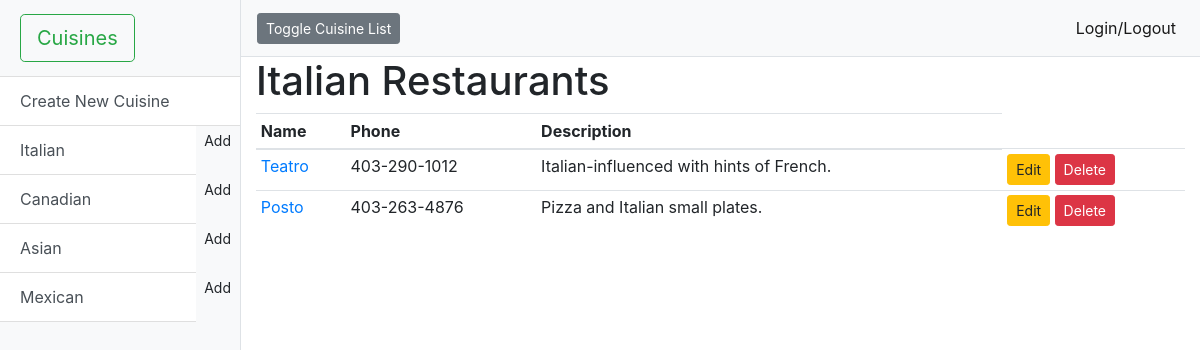
The page /cuisines/1/ on the database its author committed.
### db_setup.py (models this page shows)
class Cuisine(Base):
    __tablename__ = 'cuisine'  # Table in the database
    id = Column(Integer, primary_key=True)
    name = Column(String(80), nullable=False)

class Restaurant(Base):
    __tablename__ = 'restaurant'
    name = Column(String(80), nullable=False)
    id = Column(Integer, primary_key=True)
    description = Column(String(250))
    phone = Column(String(20))
    website = Column(String(30))
    address = Column(String(250))
    review = Column(String(3))  # would you eat here again? yes/no
    cuisine_id = Column(Integer, ForeignKey('cuisine.id'))
    cuisine = relationship(Cuisine)  # Relationship to the actual class

### catalog.py (the view)
@app.route('/cuisines/<int:cuisine_id>/', methods=['GET'])
@app.route('/cuisines/<int:cuisine_id>/restaurant/', methods=['GET'])
def showRestaurants(cuisine_id):
    cuisines = session.query(Cuisine).all()
    cuisineName  = session.query(Cuisine).filter_by(id=cuisine_id).one()
    restaurants = session.query(Restaurant).filter_by(cuisine_id=cuisine_id)
    return render_template('restaurants.html', title='Restaurant Catalog', cuisines=cuisines, restaurants=restaurants, cuisineName=cuisineName)

### templates/restaurants.html (shortened to what this page needs)
<!DOCTYPE html>
<html lang="en">
<head>
    <link href="/static/vendor/bootstrap/css/bootstrap.min.css" rel="stylesheet">
    <link href="/static/simple-sidebar.css" rel="stylesheet">
</head>
<body>
<div class="d-flex" id="wrapper">
    <div class="bg-light border-right" id="sidebar-wrapper">
        <div class="sidebar-heading"><a href="/" class="btn btn-outline-success btn-lg" data-toggle="tooltip"
                                        data-placement="top" title="Homepage">Cuisines</a></div>
        <div class="list-group list-group-flush">
            <a href="/cuisines/new/" class="list-group-item list-group-item-action btn btn-success" role="button">Create
                New Cuisine</a>
            {% for cuisine in cuisines %}
            <div class="btn-group" role="group" aria-label="Modify Cuisine"></a>
                <a href="/cuisines/{{ cuisine.id }}/" class="btn list-group-item list-group-item-action btn btn-light"
                   role="button">{{ cuisine.name }}</a>
                <a href="/cuisines/{{ cuisine.id }}/restaurant/new/" class="btn btn-sm" role="button"
                   data-toggle="tooltip" data-placement="top"
                   title="Add new restaurant into {{ cuisine.name }} Cuisine">Add</a>
            </div>
            {% endfor %}
        </div>
    </div>
    <div id="page-content-wrapper">
        <nav class="navbar navbar-expand-lg navbar-light bg-light border-bottom">
            <button class="btn btn-secondary btn-sm" id="menu-toggle">Toggle Cuisine List</button>&nbsp;
            <div class="collapse navbar-collapse" id="navbarSupportedContent">
                <ul class="navbar-nav ml-auto mt-2 mt-lg-0">
                    <li class="nav-item active">
                        <a class="nav-link" href="#">Login/Logout <span class="sr-only">(current)</span></a>
                    </li>
                </ul>
            </div>
        </nav>
        <div class="container-fluid">
            <h1>{{ cuisineName.name }} Restaurants</h1>
            {% if restaurants.count() ==0 %}
            <div class="alert alert-danger" role="alert">
                There are no restaurants under this cuisine yet! <br> Use the "Add" button next to the cuisine name on
                the left menu bar.
            </div>
            {% else %}
            <table class="table table-sm table-hover">
                <thead>
                <tr>
                    <th scope="col">Name</th>
                    <th scope="col">Phone</th>
                    <th scope="col">Description</th>
                </tr>
                </thead>
                <tbody>
                {% for restaurant in restaurants %}
                <tr>
                    <td><a href="{{ restaurant.website }}">{{ restaurant.name }}</a></td>
                    <td>{{ restaurant.phone }}</td>
                    <td>{{ restaurant.description }}</td>
                    <td>
                        <a href="/cuisines/{{ restaurant.cuisine_id }}/restaurant/{{ restaurant.id }}/edit/"
                           class="btn btn-secondary btn-sm btn-warning" role="button" data-toggle="tooltip"
                           data-placement="top" title="Edit {{ restaurant.name }}">Edit</a>
                        <a href="/cuisines/{{ restaurant.cuisine_id }}/restaurant/{{ restaurant.id }}/delete/"
                           class="btn btn-secondary btn-sm btn-danger" role="button" data-toggle="tooltip"
                           data-placement="top" title="Delete {{ restaurant.name }}">Delete</a>
                    </td>
                </tr>
                {% endfor %}
                </tbody>
            </table>
            {% endif %}
        </div>
    </div>
</div>
</body>
</html>

### static/simple-sidebar.css (style rules this page uses)
body { overflow-x: hidden; }
#sidebar-wrapper { min-height: 100vh; margin-left: -15rem; -webkit-transition: margin .25s ease-out; -moz-transition: margin .25s ease-out; -o-transition: margin .25s ease-out; transition: margin .25s ease-out; }
#sidebar-wrapper .sidebar-heading { padding: 0.875rem 1.25rem; font-size: 1.2rem; }
#sidebar-wrapper .list-group { width: 15rem; }
#page-content-wrapper { min-width: 100vw; }
@media (min-width: 768px) { #sidebar-wrapper { margin-left: 0; } }
@media (min-width: 768px) { #page-content-wrapper { min-width: 0; width: 100%; } }

### rows shown on the page
Cuisine: name "Italian"
Cuisine: name "Canadian"
Cuisine: name "Asian"
Cuisine: name "Mexican"
Restaurant: name "Teatro", phone "403-290-1012", description "Italian-influenced with hints of French."
Restaurant: name "Posto", phone "403-263-4876", description "Pizza and Italian small plates."
